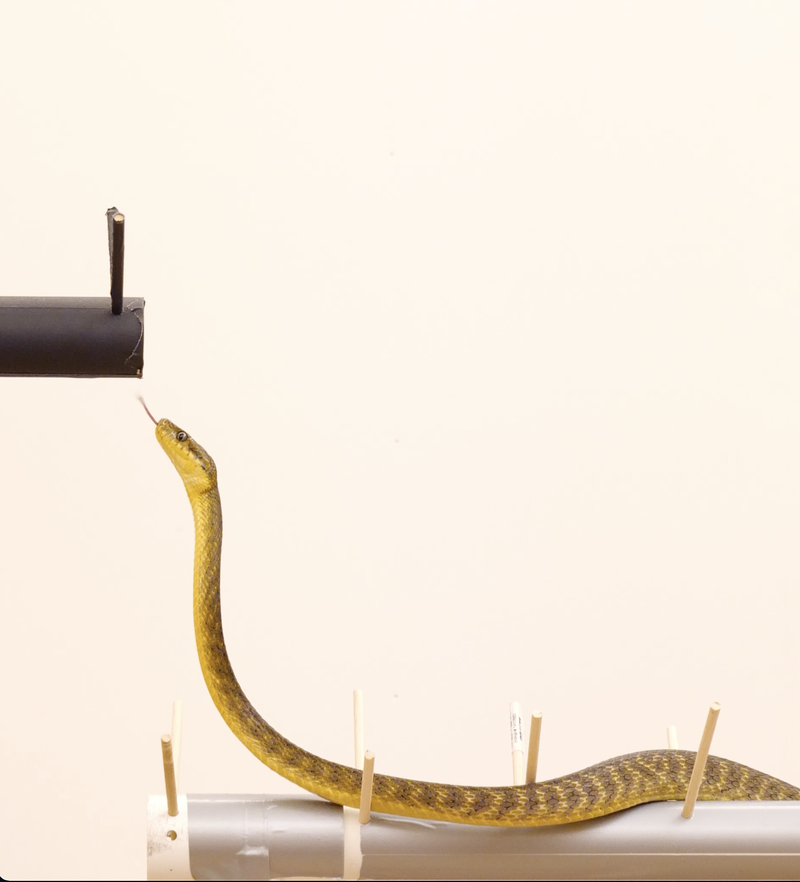
#> input picture image_processing/side_view.png, 800 x 882 px, shrunk from 1406 x 1550 before the run, found by its file name
$ jupyter execute side_process.ipynb
#> lines starting #> are read from the running program, lines starting #| are printed output that depends on the picture; after the words box and inside, x2 and y2 are one past the last pixel; in counts of white or black regions, pixels touching at a corner belong together
[cell 1]
import skimage
import numpy as np
import matplotlib.pyplot as plt
import cv2

[cell 2]
def load_image(img_path):
    """Read in image."""
    img = skimage.io.imread(img_path)
    img = img[:, :, :3]
    return img


def crop_orig(img):
    """Crop color image so pegs are out of frame."""
    cropped = img[500:-100, 300:500, :]
    return cropped


def to_gray(img):
    """Convert to grayscale."""
    bw_img = skimage.color.rgb2gray(img)
    return bw_img


def mask_and_skeletonize(cropped_img, threshold=0.5):
    """Mask the non snake parts of the image and return the outline."""
    mask = (cropped_img < threshold).astype("uint8")
    skeleton = mask * cropped_img
    return skeleton


def process_and_get_skeleton(img_path):
    """Take in path to image and return skeleton of snake."""
    img = load_image(img_path)
    cropped = crop_orig(img)
    bw = to_gray(cropped)
    skeleton = mask_and_skeletonize(bw)
    return skeleton


def get_skeleton_pixels(skeleton):
    """
    Get pixels describing the shape of the skeleton.

    Parameters
    ----------
    skeleton : np.ndarray
        Cropped 2D image of the snake skeleton.

    Returns
    -------
    skelton_pixels : np.ndarray
        2D array containing values where skeleton pixels are located.
    """
    skeleton_pixels = np.argwhere(skeleton)
    return skeleton_pixels


def get_xy_pixel_coords(pixel_coords):
    """
    Get x and y pixel values separately and create list of coordinates.

    Parameters
    ----------
    pixel_coords : np.ndarray
        Array with pixel coordinates.

    Returns
    -------
    coord_tuples : list
        List of tuples with pixel coordinates.
    """
    x = pixel_coords[:, 1]
    y = pixel_coords[:, 0]
    coord_tuples = list(zip(x, y))
    return coord_tuples


def get_unique_coord_vals(coords):
    """Get the unique x and y coordinates from the coordinate tuples."""
    unique_x = list(set([tup[0] for tup in coords]))
    unique_y = list(set([tup[1] for tup in coords]))
    return np.array(unique_x), np.array(unique_y)


def average_x_for_given_y(y_val, tup_list):
    """Average x pixel value for a given y pixel value."""
    all_x_for_y = [tup[0] for tup in tup_list if tup[1] == y_val]
    length = len(all_x_for_y)
    summed = sum(all_x_for_y)
    avg = summed / length
    return avg


def get_all_avg_x(unique_y, coord_tuples):
    """
    Find the average x pixel for each value of y pixel.

    Do it this way because snake curves and looking at unique x doesn't
    mean we are looking at a specific spot on the snake.
    """
    average_x = []
    for y in unique_y:
        avg_x = average_x_for_given_y(y, coord_tuples)
        average_x.append(avg_x)
    average_x = np.array(average_x)
    return average_x


def get_img_plt_center(img_path, save_path="back_overlay.png"):
    """
    Process an image and plot the extracted center line.

    Parameters
    ----------
    img_path : str
        Path to image.

    Returns
    -------
    None
    """
    img = load_image(img_path)
#> in load_image, img is the input picture: shape (882, 800, 4); mean R, G, B, A 241.3, 230.4, 217.4, 255
    img = crop_orig(img)
#> in crop_orig, `cropped = img[500:-100, 300:500, :]`:
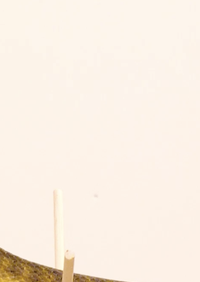
#> cropped: shape (282, 200, 3); mean R, G, B 249.8, 239, 227.7
    skeleton = process_and_get_skeleton(img_path)
#> in to_gray, `bw_img = skimage.color.rgb2gray(img)`:
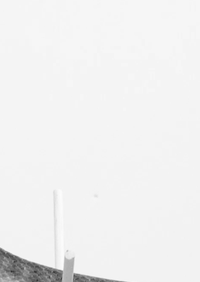
#> bw_img: shape (282, 200) float64; min 0.183, max 0.991, mean 0.943
#> in mask_and_skeletonize, `mask = (cropped_img < threshold).astype("uint8")`:
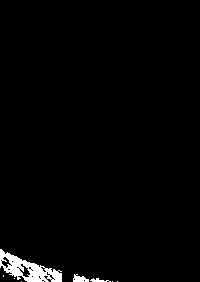
#> mask: shape (282, 200); values 0 (black) and 1 (white), 1.8% white; 8 white regions (5 under 20 px), largest, box (x1, y1, x2, y2) and area: (0, 249, 62, 282) 883, (73, 274, 89, 282) 83, (90, 278, 111, 282) 45
    skel_pixels = get_skeleton_pixels(skeleton)
#> in get_skeleton_pixels, `skeleton_pixels = np.argwhere(skeleton)`: skeleton_pixels = 1017 pairs, first value 249 to 281, second value 0 to 117
#> skel_pixels has the same summary as skeleton_pixels in get_skeleton_pixels
    xy_coords = get_xy_pixel_coords(skel_pixels)
#> in get_xy_pixel_coords, `x = pixel_coords[:, 1]`: x = 1017 values, max 117 at index 1016, min 0 at index 0, mean 35.48
#> in get_xy_pixel_coords, `y = pixel_coords[:, 0]`: y = 1017 values from 249 to 281
#> in get_xy_pixel_coords, `coord_tuples = list(zip(x, y))`: coord_tuples = 1017 pairs, first value 0 to 117, second value 249 to 281
#> xy_coords has the same summary as coord_tuples in get_xy_pixel_coords
    uni_x, uni_y = get_unique_coord_vals(xy_coords)
#> in get_unique_coord_vals, `unique_x = list(set([tup[0] for tup in coords]))`: unique_x = 101 values from 0 to 117
#> in get_unique_coord_vals, `unique_y = list(set([tup[1] for tup in coords]))`: unique_y = 33 values, max 281 at index 25, min 249 at index 26, mean 265
#> uni_x = 101 values from 0 to 117; uni_y has the same summary as unique_y in get_unique_coord_vals
    average_x = get_all_avg_x(uni_y, coord_tuples=xy_coords)
#> the loop in get_all_avg_x, `for y in unique_y:` made 33 passes
#> (y, length in average_x_for_given_y, summed in average_x_for_given_y, avg in average_x_for_given_y, avg_x) on passes 4 to 15: (259, 18, 209, 11.61, 11.61), (260, 21, 281, 13.38, 13.38), (261, 21, 315, 15, 15), (262, 23, 400, 17.39, 17.39), (263, 27, 551, 20.41, 20.41), (264, 29, 586, 20.21, 20.21), (265, 33, 705, 21.36, 21.36), (266, 36, 822, 22.83, 22.83), (267, 34, 755, 22.21, 22.21), (268, 37, 963, 26.03, 26.03), (269, 41, 1190, 29.02, 29.02), (270, 44, 1337, 30.39, 30.39)
#> (y, all_x_for_y in average_x_for_given_y, length in average_x_for_given_y, summed in average_x_for_given_y, avg in average_x_for_given_y, avg_x) on passes 1, 2, 3, 27, 28, 29: (256, [0, 1, 2, 3, 4, 5, 6, 7, 8, 9, 10, 11, 12, 13, 14, 15, 16], 17, 136, 8, 8), (257, [0, 1, 2, 3, 6, 7, 8, 9, 10, 11, 12, 13, 14, 15, 16, 17], 16, 144, 9, 9), (258, [0, 1, 2, 7, 8, 9, 10, 11, 12, 13, 14, 15, 16, 17, 18, 19], 16, 172, 10.75, 10.75), (249, [0, 1], 2, 1, 0.5, 0.5), (250, [0, 1, 2], 3, 3, 1, 1), (251, [0, 1, 2, 3], 4, 6, 1.5, 1.5)
#> after the loop in get_all_avg_x, `for y in unique_y:`: average_x = 33 values, max 68.22 at index 25, min 0.5 at index 26, mean 24.83
    plt.figure(figsize=(10, 10))
    skimage.io.imshow(img)
    plt.plot(average_x, uni_y, linewidth=8)
    plt.savefig(save_path)
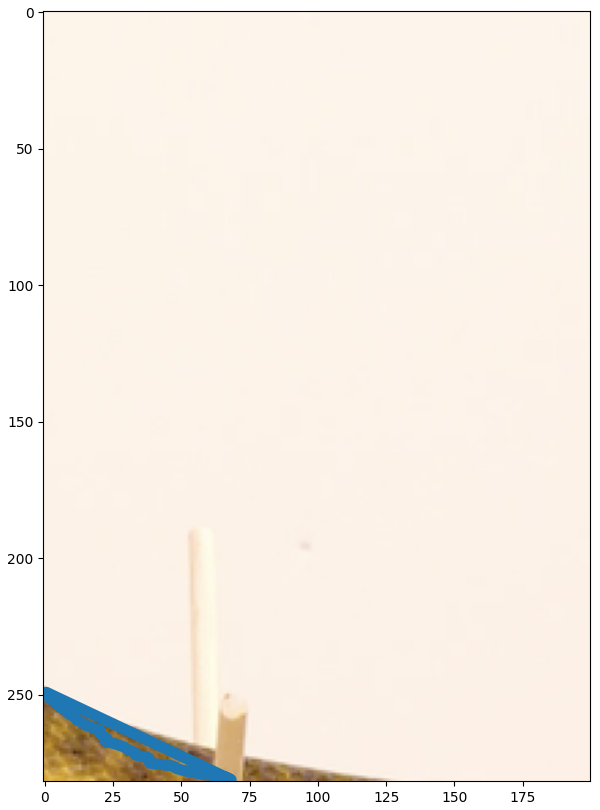
#> figure drawn by matplotlib, 1 panel
    plt.show()

$ run again, with image_processing/side_overlay.png copied over image_processing/side_view.png
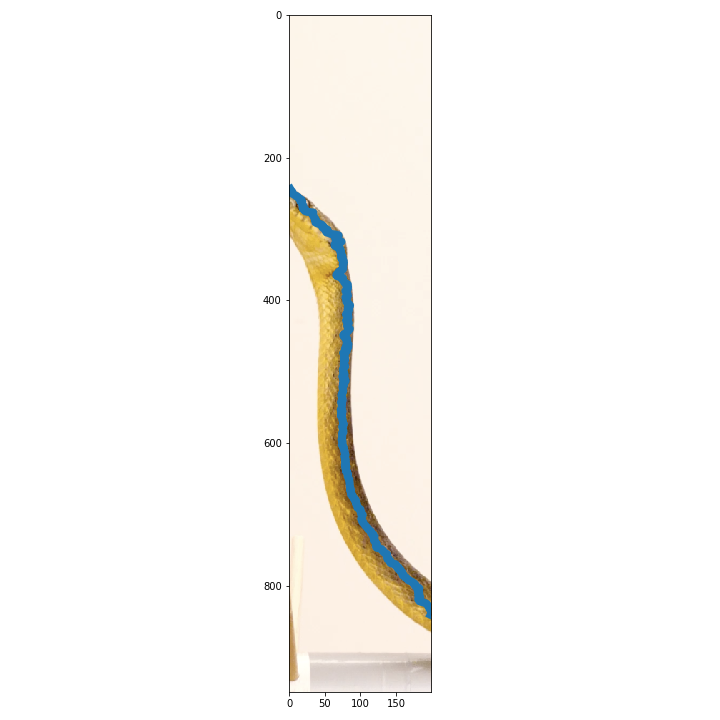
#> input picture image_processing/side_overlay.png, 720 x 720 px, found by its file name
#> in load_image, img is the input picture: shape (720, 720, 4); mean R, G, B, A 249.9, 248.3, 245.1, 47.9
#> img: shape (720, 720, 3)
#> in mask_and_skeletonize, `mask = (cropped_img < threshold).astype("uint8")`:
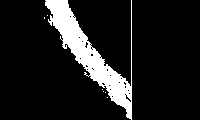
#> mask: shape (120, 200); values 0 (black) and 1 (white), 11.7% white; 7 white regions (6 under 20 px), largest, box (x1, y1, x2, y2) and area: (45, 0, 132, 120) 2804
#> skeleton_pixels = 2811 pairs, first value 0 to 119, second value 44 to 131
#> skel_pixels has the same summary as skeleton_pixels in get_skeleton_pixels
#> x = 2811 values, max 131 at index 23, min 44 at index 396, mean 89.77
#> y = 2811 values from 0 to 119
#> coord_tuples = 2811 pairs, first value 44 to 131, second value 0 to 119
#> xy_coords has the same summary as coord_tuples in get_xy_pixel_coords
#> unique_x = 88 values from 44 to 131
#> unique_y = 120 values from 0 to 119
#> uni_x = 88 values from 44 to 131; uni_y = 120 values from 0 to 119
#> the loop in get_all_avg_x, `for y in unique_y:` made 120 passes
#> (length in average_x_for_given_y, summed in average_x_for_given_y, avg in average_x_for_given_y, avg_x) on passes 1 to 8: (24, 1419, 59.12, 59.12), (23, 1374, 59.74, 59.74), (24, 1419, 59.12, 59.12), (24, 1419, 59.12, 59.12), (25, 1487, 59.48, 59.48), (25, 1487, 59.48, 59.48), (23, 1396, 60.7, 60.7), (23, 1396, 60.7, 60.7)
#> after the loop in get_all_avg_x, `for y in unique_y:`: average_x = 120 values, max 131 at index 119, min 59.12 at index 0, mean 93.58
#> in get_img_plt_center, `plt.savefig(save_path)`:
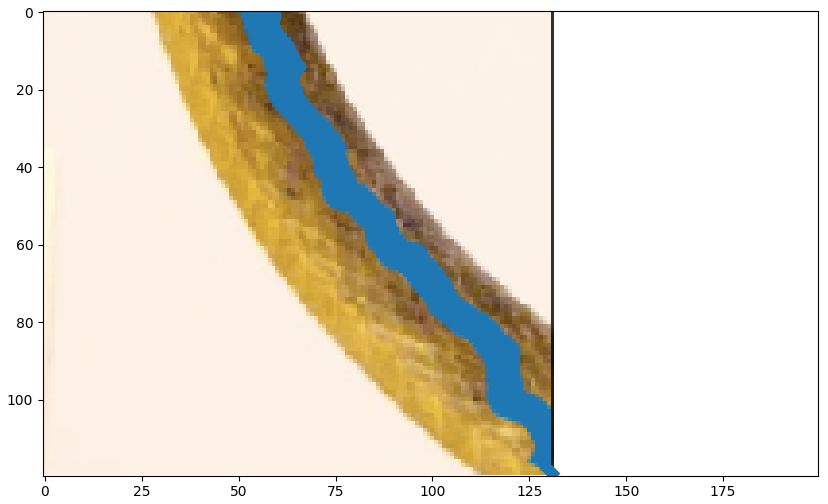
#> figure drawn by matplotlib, 1 panel
